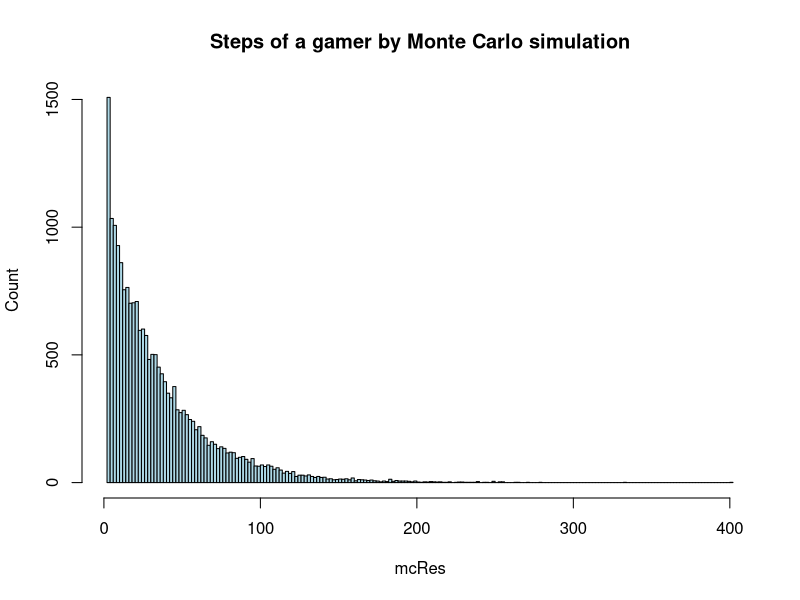
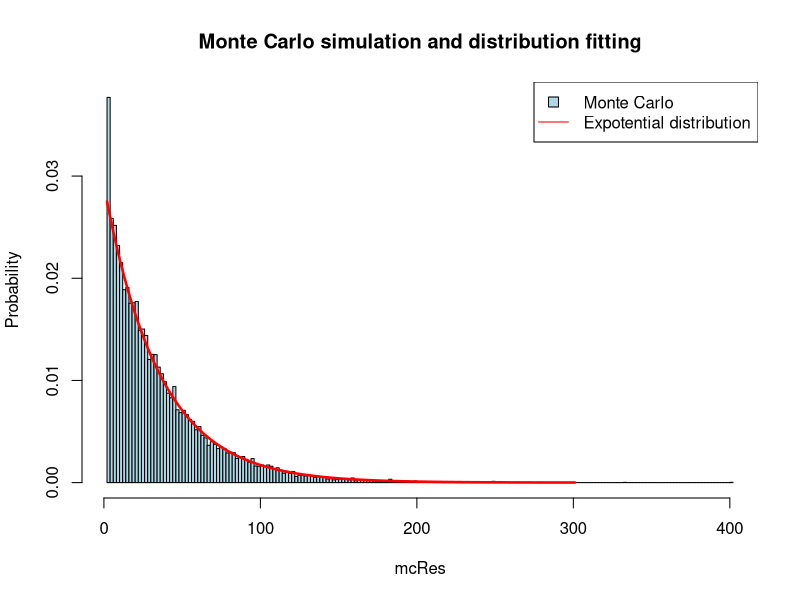

The R source for these figures, in order:
## ---- chunk 1
knitr::opts_chunk$set(echo = TRUE)
shapeDice <- function() sample(1:6, 1)
weatherDice <- function() sample(c("sun", "rain"), 1)
## ---- chunk 2
SHAPE_CODES <- c("START"=0,
  "half-circle"=1,
  "diamond"=2,
  "square"=3,
  "rect"=4,
  "circle"=5,
  "triangle"=6)

YELLOW_SHAPES <- c("START", "half-circle", "diamond", "square", "rect",
            "circle", "triangle", "half-circle", "diamond", "square", "rect")
YELLOW_CODES <- SHAPE_CODES [YELLOW_SHAPES]

game <- function(seed=1, codes=YELLOW_CODES, debug=TRUE) {
  set.seed(seed)
  step <- 0
  pos <- 1
  goal <- length(codes)
  while(pos != goal) {
    if(debug) {
      oldPos <- pos
    }
    codesAhead <- codes[(pos+1):goal]
    newShape <- shapeDice()
    step <- step+1
    if(newShape %in% codesAhead) {
      pos <- pos + match(newShape, codesAhead)
    }
    weather <- weatherDice()
    if(weather == "rain") {
      pos <- 1
    }
    if(debug) {
      cat(sprintf("old pos: %d; shape:%s; weather:%s; new pos:%d\n", oldPos, names(SHAPE_CODES)[match(newShape, SHAPE_CODES)], weather, pos))
    }
  }
  return(step)
}
## ---- chunk 3
game(seed=1, debug=TRUE)
## ---- chunk 4
mcN <- 20000
system.time(mcRes <- sapply(seq(1, mcN), game, debug=FALSE))
## ---- chunk 5
summary(mcRes)
## ---- chunk 6
hist(mcRes, breaks=200, col="lightblue", ylab="Count", main="Steps of a gamer by Monte Carlo simulation")
## ---- chunk 7
beta <- mean(mcRes-1) ## 1/lambda
beta2 <- var(mcRes-1) ## 1/lambda^2
beta2/beta^2 ## near 1
lambda <- 1/beta
{
  hist(mcRes, breaks=200, col="lightblue", ylab="Probability", main="Monte Carlo simulation and distribution fitting", 
       prob=TRUE)
  lines(1:300+1,
        dexp(1:300, rate=lambda), col="red", lwd=2.5)
  legend("topright", pch=c(22, NA), col=c("black", "red"), lty=c(NA, 1), 
         pt.bg=c("lightblue", NA),
         pt.cex = c(1.5, NA),
         legend=c("Monte Carlo", "Expotential distribution"))
}
